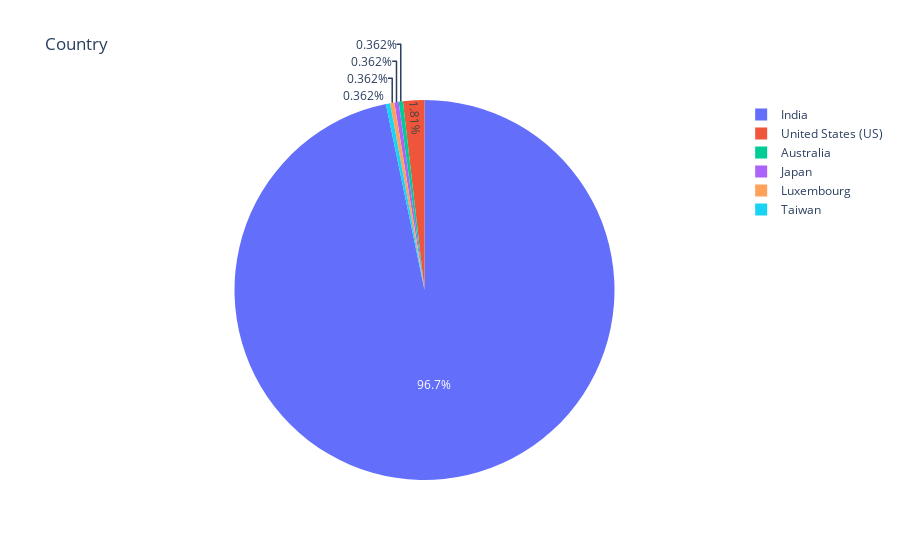

The cell this chart's notebook holds for it:
### Code cell
df = px.data.tips()
fig = px.pie(country_df, values='count', names='country', title='Country')
fig.show()

### Figure 1 — Plotly figure (JSON) as saved in the notebook; plotly's stock layout.template omitted (floating-point values rounded to 4 significant figures)
{"data": [{"domain": {"x": [0, 1], "y": [0, 1]}, "hovertemplate": "country=%{label}<br>count=%{value}<extra></extra>", "labels": ["Australia", "India", "Japan", "Luxembourg", "Taiwan", "United States (US)"], "legendgroup": "", "name": "", "showlegend": true, "values": [1, 267, 1, 1, 1, 5], "type": "pie"}], "layout": {"legend": {"tracegroupgap": 0}, "title": {"text": "Country"}}}
